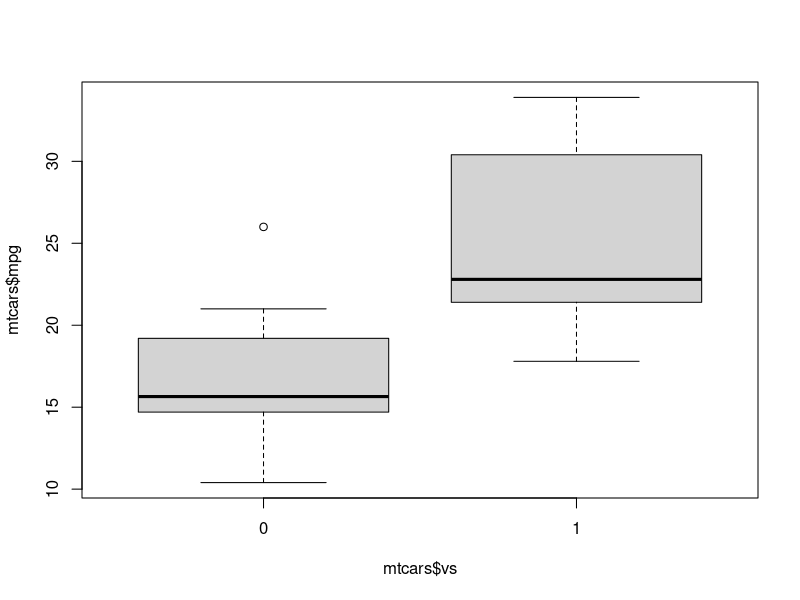
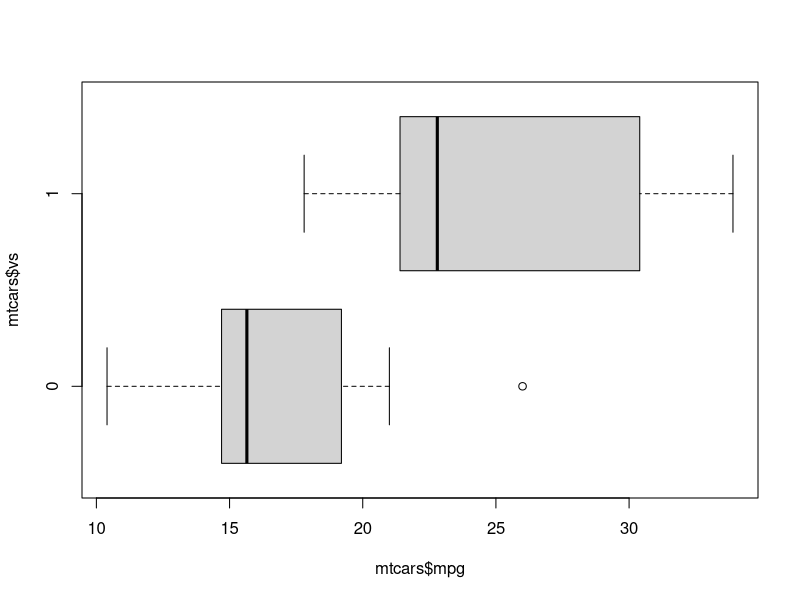

Generate these figures, in order, with R:
## ---- chunk 1
#| label: cargar paquetes
#| echo: FALSE
#| output: FALSE

library(tidyverse)
## ---- chunk 2
#| echo: TRUE
nombre <- "valor"
## ---- chunk 3
try(boxplot())
## ---- chunk 4
boxplot(mtcars$mpg ~ mtcars$vs)
## ---- chunk 5
boxplot(mtcars$mpg ~ mtcars$vs, horizontal = TRUE)
## ---- chunk 6
#| echo: TRUE
#| output: FALSE

objeto1 <- "Jerry"
objeto2 <- 2
objeto3 <- "3"
objeto4 <- TRUE
objeto5 <- 1.1
objeto6 <- c(5, 4, 3)
objeto7 <- list(5, 4, 3)
objeto8 <- tibble(x = c(1,2), y = c("A", "B"))
objeto9 <- print

## ---- chunk 7
#| echo: TRUE
#| output: FALSE

objeto1 <- "Jerry"                              # texto (string)
objeto2 <- 2                                    # número entero (integer)
objeto3 <- "3"                                  # número como texto
objeto4 <- TRUE                                 # booleano (logical)
objeto5 <- 1.1                                  # número decimal (double)
objeto6 <- c(5, 4, 3)                           # vector con 3 elementos
objeto7 <- list(5, 4, 3)                        # lista con 3 elementos
objeto8 <- tibble(x = c(1,2), y = c("A", "B"))  # base de datos
objeto9 <- print                                # función
## ---- chunk 8
#| output: false
#| echo: false

library(stringr)
string <- "Hola para UA"
## ---- chunk 9
#| output: true
#| echo: true

#La primera instancia:
str_remove(string, "o")

#Todas las instancias:
str_remove_all(string, "a")
## ---- chunk 10
#la primera instancia:
str_replace(string, "a", "x")

#Todas las instancias:
str_replace_all(string, "a", "x")
## ---- chunk 11
str_split(string, " ")
